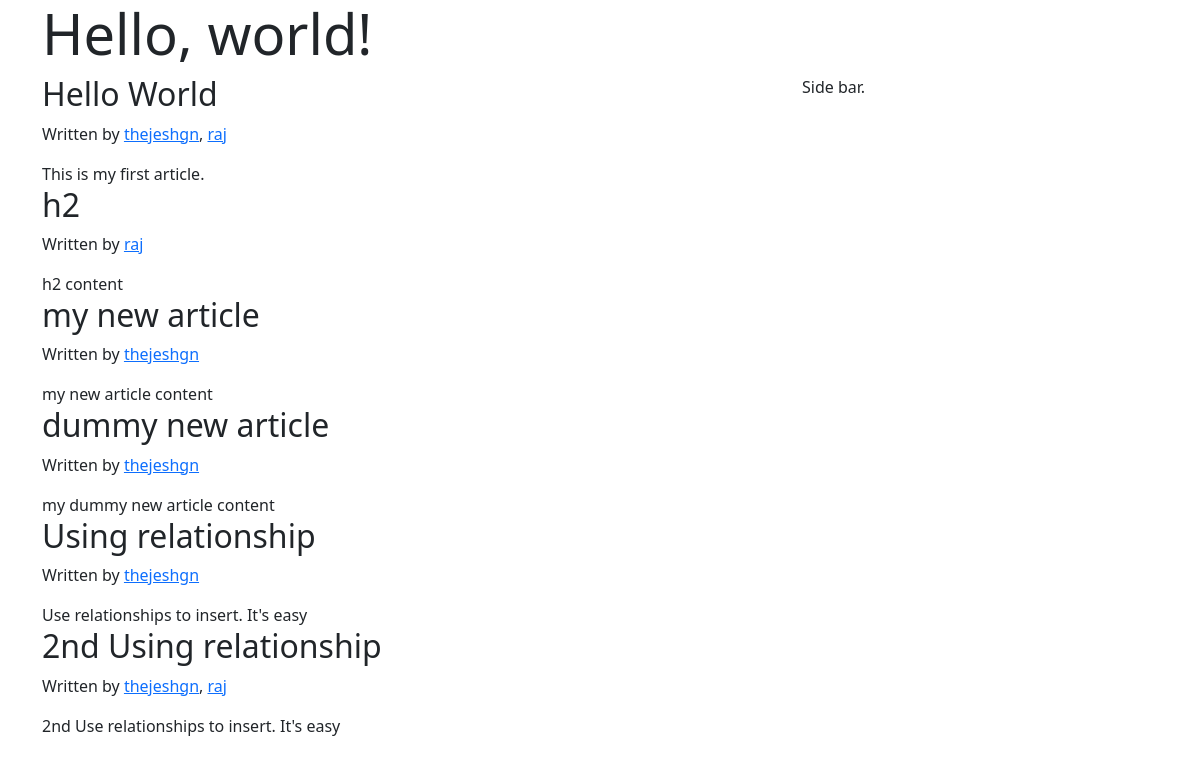
The page / on the database its author committed.
### main.py (models this page shows)
class Article(db.Model):
    __tablename__ = "article"
    article_id = db.Column(db.Integer, primary_key=True, autoincrement=True)
    title = db.Column(db.String)
    content = db.Column(db.String)
    authors = db.relationship("User", secondary="article_authors")

class User(db.Model):
    __tablename__ = "user"
    user_id = db.Column(db.Integer, autoincrement=True, primary_key=True)
    username = db.Column(db.String, unique=True)
    email = db.Column(db.String, unique=True)

### main.py (the view)
@app.route("/", methods=["GET", "POST"])
def articles():
    if request.method == "GET":
        articles = Article.query.all()
        return render_template("articles.html", articles=articles)

### templates/articles.html (shortened to what this page needs)
<!DOCTYPE html>
<html>
    <head>
        <link href="https://cdn.jsdelivr.net/npm/bootstrap@5.1.1/dist/css/bootstrap.min.css" rel="stylesheet">
    </head>
    <body>
        <div class="container">
            <div class="jumbotron">
                <h1 class="display-4">Hello, world!</h1>
            </div>
            <div class="row">
                <div class="col-md-8">
                    {% for article in articles %}
                                <div>
                                    <h2>{{article["title"]}}</h2>
                                    <p>Written by
                                        {% for author in article["authors"] %}
                                            <a href='/articles_by/{{author["username"]}}'>{{author["username"]}}</a>{% if not loop.last %},{% endif %}
                                        {% endfor %}
                                    </p>
                                    <div>
                                        {{ article["content"] }}
                                    </div>
                                </div>
                    {% endfor %}
                </div>
                <div class ="col-md-4">
                    Side bar.
                </div>
            </div>
        </div>
</body>
</html>

### rows shown on the page
Article: title "Hello World", content "This is my first article."
User: username "thejeshgn"
User: username "raj"
Article: title "h2", content "h2 content"
Article: title "my new article", content "my new article content"
Article: title "dummy new article", content "my dummy new article content"
Article: title "Using relationship", content "Use relationships to insert. It's easy"
Article: title "2nd Using relationship", content "2nd Use relationships to insert. It's easy"
